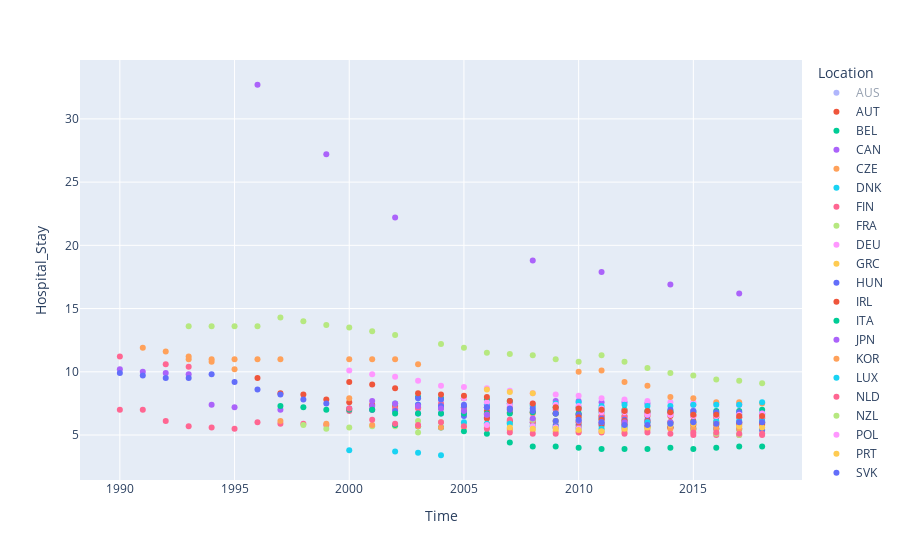

Source (notebook cell):
### Code cell
fig = px.scatter(df_hihs, x="Time", y="Hospital_Stay", color="Location", hover_data=["Time", "Location"])
fig.show()

### Figure 1 — Plotly figure (JSON) as saved in the notebook; plotly's stock layout.template omitted (floating-point values rounded to 4 significant figures)
{"data": [{"customdata": [["AUS"], ["AUS"], ["AUS"], ["AUS"], ["AUS"], ["AUS"], ["AUS"], ["AUS"], ["AUS"], ["AUS"], ["AUS"], ["AUS"], ["AUS"], ["AUS"], ["AUS"], ["AUS"], ["AUS"], ["AUS"], ["AUS"], ["AUS"], ["AUS"], ["AUS"], ["AUS"]], "hovertemplate": "Location=%{customdata[0]}<br>Time=%{x}<br>Hospital_Stay=%{y}<extra></extra>", "legendgroup": "AUS", "marker": {"color": "#636efa", "symbol": "circle"}, "mode": "markers", "name": "AUS", "orientation": "v", "showlegend": true, "type": "scatter", "visible": "legendonly", "x": [1992, 1994, 1995, 1996, 1997, 1998, 1999, 2000, 2001, 2002, 2003, 2004, 2005, 2006, 2009, 2010, 2011, 2012, 2013, 2014, 2015, 2016, 2017], "xaxis": "x", "y": [6.6, 6.4, 6.5, 6.4, 6.2, 6.1, 6.2, 6.1, 6.2, 6.2, 6.1, 6.1, 6.0, 5.9, 5.1, 5.0, 4.9, 4.8, 4.7, 4.7, 4.2, 4.2, 4.1], "yaxis": "y"}, {"customdata": [["AUT"], ["AUT"], ["AUT"], ["AUT"], ["AUT"], ["AUT"], ["AUT"], ["AUT"], ["AUT"], ["AUT"], ["AUT"], ["AUT"], ["AUT"], ["AUT"], ["AUT"], ["AUT"], ["AUT"], ["AUT"], ["AUT"], ["AUT"], ["AUT"], ["AUT"], ["AUT"]], "hovertemplate": "Location=%{customdata[0]}<br>Time=%{x}<br>Hospital_Stay=%{y}<extra></extra>", "legendgroup": "AUT", "marker": {"color": "#EF553B", "symbol": "circle"}, "mode": "markers", "name": "AUT", "orientation": "v", "showlegend": true, "type": "scatter", "x": [1996, 1997, 1998, 1999, 2000, 2001, 2002, 2003, 2004, 2005, 2006, 2007, 2008, 2009, 2010, 2011, 2012, 2013, 2014, 2015, 2016, 2017, 2018], "xaxis": "x", "y": [9.5, 8.3, 8.2, 7.8, 7.6, 7.4, 7.3, 7.2, 7.2, 6.9, 6.9, 6.8, 6.8, 6.7, 6.6, 6.5, 6.5, 6.5, 6.5, 6.5, 6.4, 6.4, 6.3], "yaxis": "y"}, {"customdata": [["BEL"], ["BEL"], ["BEL"], ["BEL"], ["BEL"], ["BEL"], ["BEL"], ["BEL"], ["BEL"], ["BEL"], ["BEL"], ["BEL"], ["BEL"], ["BEL"], ["BEL"], ["BEL"]], "hovertemplate": "Location=%{customdata[0]}<br>Time=%{x}<br>Hospital_Stay=%{y}<extra></extra>", "legendgroup": "BEL", "marker": {"color": "#00cc96", "symbol": "circle"}, "mode": "markers", "name": "BEL", "orientation": "v", "showlegend": true, "type": "scatter", "x": [2003, 2004, 2005, 2006, 2007, 2008, 2009, 2010, 2011, 2012, 2013, 2014, 2015, 2016, 2017, 2018], "xaxis": "x", "y": [8.0, 7.9, 7.9, 7.8, 7.7, 7.4, 7.2, 7.2, 7.1, 7.0, 6.9, 6.9, 6.8, 6.7, 6.6, 6.6], "yaxis": "y"}, {"customdata": [["CAN"], ["CAN"], ["CAN"], ["CAN"], ["CAN"], ["CAN"], ["CAN"], ["CAN"], ["CAN"], ["CAN"], ["CAN"], ["CAN"], ["CAN"], ["CAN"], ["CAN"], ["CAN"], ["CAN"], ["CAN"], ["CAN"], ["CAN"]], "hovertemplate": "Location=%{customdata[0]}<br>Time=%{x}<br>Hospital_Stay=%{y}<extra></extra>", "legendgroup": "CAN", "marker": {"color": "#ab63fa", "symbol": "circle"}, "mode": "markers", "name": "CAN", "orientation": "v", "showlegend": true, "type": "scatter", "x": [1990, 1991, 1992, 1993, 1994, 1995, 1997, 2001, 2003, 2004, 2005, 2006, 2007, 2009, 2010, 2011, 2012, 2013, 2015, 2017], "xaxis": "x", "y": [10.2, 10.0, 9.9, 9.8, 7.4, 7.2, 7.0, 7.3, 7.3, 7.3, 7.2, 7.4, 7.5, 7.7, 7.7, 7.6, 7.6, 7.5, 7.4, 7.4], "yaxis": "y"}, {"customdata": [["CZE"], ["CZE"], ["CZE"], ["CZE"], ["CZE"], ["CZE"], ["CZE"], ["CZE"], ["CZE"], ["CZE"], ["CZE"], ["CZE"], ["CZE"], ["CZE"], ["CZE"], ["CZE"], ["CZE"], ["CZE"], ["CZE"]], "hovertemplate": "Location=%{customdata[0]}<br>Time=%{x}<br>Hospital_Stay=%{y}<extra></extra>", "legendgroup": "CZE", "marker": {"color": "#FFA15A", "symbol": "circle"}, "mode": "markers", "name": "CZE", "orientation": "v", "showlegend": true, "type": "scatter", "x": [1991, 1992, 1993, 1994, 1995, 2000, 2005, 2007, 2008, 2009, 2010, 2011, 2012, 2013, 2014, 2015, 2016, 2017, 2018], "xaxis": "x", "y": [11.9, 11.6, 11.2, 10.8, 10.2, 7.9, 7.9, 7.0, 6.7, 6.7, 6.6, 6.4, 6.2, 6.0, 6.0, 5.9, 5.9, 5.8, 5.8], "yaxis": "y"}, {"customdata": [["DNK"], ["DNK"], ["DNK"], ["DNK"]], "hovertemplate": "Location=%{customdata[0]}<br>Time=%{x}<br>Hospital_Stay=%{y}<extra></extra>", "legendgroup": "DNK", "marker": {"color": "#19d3f3", "symbol": "circle"}, "mode": "markers", "name": "DNK", "orientation": "v", "showlegend": true, "type": "scatter", "x": [2000, 2002, 2003, 2004], "xaxis": "x", "y": [3.8, 3.7, 3.6, 3.4], "yaxis": "y"}, {"customdata": [["FIN"], ["FIN"], ["FIN"], ["FIN"], ["FIN"], ["FIN"], ["FIN"], ["FIN"], ["FIN"], ["FIN"], ["FIN"], ["FIN"], ["FIN"], ["FIN"], ["FIN"], ["FIN"], ["FIN"], ["FIN"], ["FIN"], ["FIN"], ["FIN"], ["FIN"], ["FIN"], ["FIN"], ["FIN"], ["FIN"], ["FIN"], ["FIN"]], "hovertemplate": "Location=%{customdata[0]}<br>Time=%{x}<br>Hospital_Stay=%{y}<extra></extra>", "legendgroup": "FIN", "marker": {"color": "#FF6692", "symbol": "circle"}, "mode": "markers", "name": "FIN", "orientation": "v", "showlegend": true, "type": "scatter", "x": [1990, 1991, 1992, 1993, 1994, 1995, 1996, 1997, 1998, 1999, 2000, 2001, 2002, 2003, 2004, 2005, 2006, 2007, 2009, 2010, 2011, 2012, 2013, 2014, 2015, 2016, 2017, 2018], "xaxis": "x", "y": [7.0, 7.0, 6.1, 5.7, 5.6, 5.5, 6.0, 5.9, 5.9, 5.8, 6.9, 7.0, 7.1, 7.1, 7.1, 7.1, 7.2, 7.2, 7.0, 7.0, 6.9, 6.9, 6.8, 6.7, 6.6, 6.5, 6.4, 6.4], "yaxis": "y"}, {"customdata": [["FRA"], ["FRA"], ["FRA"], ["FRA"], ["FRA"], ["FRA"], ["FRA"], ["FRA"], ["FRA"], ["FRA"], ["FRA"], ["FRA"], ["FRA"], ["FRA"], ["FRA"], ["FRA"], ["FRA"], ["FRA"], ["FRA"], ["FRA"], ["FRA"]], "hovertemplate": "Location=%{customdata[0]}<br>Time=%{x}<br>Hospital_Stay=%{y}<extra></extra>", "legendgroup": "FRA", "marker": {"color": "#B6E880", "symbol": "circle"}, "mode": "markers", "name": "FRA", "orientation": "v", "showlegend": true, "type": "scatter", "x": [1998, 1999, 2000, 2001, 2002, 2003, 2004, 2005, 2006, 2007, 2008, 2009, 2010, 2011, 2012, 2013, 2014, 2015, 2016, 2017, 2018], "xaxis": "x", "y": [5.8, 5.5, 5.6, 5.7, 5.7, 6.1, 6.0, 5.9, 5.9, 5.9, 5.8, 5.7, 5.8, 5.7, 5.7, 5.6, 5.6, 5.6, 5.5, 5.4, 5.4], "yaxis": "y"}, {"customdata": [["DEU"], ["DEU"], ["DEU"], ["DEU"], ["DEU"], ["DEU"], ["DEU"], ["DEU"], ["DEU"], ["DEU"], ["DEU"], ["DEU"], ["DEU"], ["DEU"], ["DEU"], ["DEU"], ["DEU"], ["DEU"]], "hovertemplate": "Location=%{customdata[0]}<br>Time=%{x}<br>Hospital_Stay=%{y}<extra></extra>", "legendgroup": "DEU", "marker": {"color": "#FF97FF", "symbol": "circle"}, "mode": "markers", "name": "DEU", "orientation": "v", "showlegend": true, "type": "scatter", "x": [2000, 2001, 2002, 2003, 2004, 2005, 2006, 2007, 2008, 2009, 2010, 2011, 2012, 2013, 2014, 2015, 2016, 2017], "xaxis": "x", "y": [10.1, 9.8, 9.6, 9.3, 8.9, 8.8, 8.7, 8.5, 8.3, 8.2, 8.1, 7.9, 7.8, 7.7, 7.6, 7.6, 7.5, 7.5], "yaxis": "y"}, {"customdata": [["GRC"], ["GRC"], ["GRC"], ["GRC"], ["GRC"], ["GRC"], ["GRC"], ["GRC"], ["GRC"], ["GRC"]], "hovertemplate": "Location=%{customdata[0]}<br>Time=%{x}<br>Hospital_Stay=%{y}<extra></extra>", "legendgroup": "GRC", "marker": {"color": "#FECB52", "symbol": "circle"}, "mode": "markers", "name": "GRC", "orientation": "v", "showlegend": true, "type": "scatter", "x": [2005, 2006, 2007, 2008, 2009, 2010, 2011, 2012, 2013, 2014], "xaxis": "x", "y": [5.6, 5.8, 5.4, 5.4, 5.3, 5.3, 5.4, 5.2, 5.6, 5.6], "yaxis": "y"}, {"customdata": [["HUN"], ["HUN"], ["HUN"], ["HUN"], ["HUN"], ["HUN"], ["HUN"], ["HUN"], ["HUN"], ["HUN"], ["HUN"], ["HUN"], ["HUN"], ["HUN"], ["HUN"], ["HUN"], ["HUN"], ["HUN"], ["HUN"], ["HUN"], ["HUN"], ["HUN"], ["HUN"], ["HUN"], ["HUN"], ["HUN"], ["HUN"], ["HUN"], ["HUN"]], "hovertemplate": "Location=%{customdata[0]}<br>Time=%{x}<br>Hospital_Stay=%{y}<extra></extra>", "legendgroup": "HUN", "marker": {"color": "#636efa", "symbol": "circle"}, "mode": "markers", "name": "HUN", "orientation": "v", "showlegend": true, "type": "scatter", "x": [1990, 1991, 1992, 1993, 1994, 1995, 1996, 1997, 1998, 1999, 2000, 2001, 2002, 2003, 2004, 2005, 2006, 2007, 2008, 2009, 2010, 2011, 2012, 2013, 2014, 2015, 2016, 2017, 2018], "xaxis": "x", "y": [9.9, 9.7, 9.5, 9.5, 9.8, 9.2, 8.6, 8.2, 7.8, 7.5, 7.1, 7.0, 6.9, 6.7, 6.7, 6.5, 6.4, 6.0, 6.0, 5.8, 5.8, 5.8, 5.8, 5.7, 5.6, 5.5, 5.5, 5.5, 5.4], "yaxis": "y"}, {"customdata": [["IRL"], ["IRL"], ["IRL"], ["IRL"], ["IRL"], ["IRL"], ["IRL"], ["IRL"], ["IRL"], ["IRL"], ["IRL"], ["IRL"], ["IRL"]], "hovertemplate": "Location=%{customdata[0]}<br>Time=%{x}<br>Hospital_Stay=%{y}<extra></extra>", "legendgroup": "IRL", "marker": {"color": "#EF553B", "symbol": "circle"}, "mode": "markers", "name": "IRL", "orientation": "v", "showlegend": true, "type": "scatter", "x": [2006, 2007, 2008, 2009, 2010, 2011, 2012, 2013, 2014, 2015, 2016, 2017, 2018], "xaxis": "x", "y": [6.3, 6.1, 6.2, 6.1, 6.0, 5.9, 5.9, 5.7, 5.6, 5.8, 5.8, 5.9, 5.9], "yaxis": "y"}, {"customdata": [["ITA"], ["ITA"], ["ITA"], ["ITA"], ["ITA"], ["ITA"], ["ITA"], ["ITA"], ["ITA"], ["ITA"], ["ITA"], ["ITA"], ["ITA"], ["ITA"], ["ITA"], ["ITA"], ["ITA"], ["ITA"], ["ITA"], ["ITA"], ["ITA"], ["ITA"]], "hovertemplate": "Location=%{customdata[0]}<br>Time=%{x}<br>Hospital_Stay=%{y}<extra></extra>", "legendgroup": "ITA", "marker": {"color": "#00cc96", "symbol": "circle"}, "mode": "markers", "name": "ITA", "orientation": "v", "showlegend": true, "type": "scatter", "x": [1997, 1998, 1999, 2000, 2001, 2002, 2003, 2004, 2005, 2006, 2007, 2008, 2009, 2010, 2011, 2012, 2013, 2014, 2015, 2016, 2017, 2018], "xaxis": "x", "y": [7.3, 7.2, 7.0, 7.0, 7.0, 6.7, 6.7, 6.7, 6.7, 6.7, 6.7, 6.8, 6.7, 6.7, 6.8, 6.8, 6.8, 6.8, 6.9, 6.9, 6.9, 7.0], "yaxis": "y"}, {"customdata": [["JPN"], ["JPN"], ["JPN"], ["JPN"], ["JPN"], ["JPN"], ["JPN"]], "hovertemplate": "Location=%{customdata[0]}<br>Time=%{x}<br>Hospital_Stay=%{y}<extra></extra>", "legendgroup": "JPN", "marker": {"color": "#ab63fa", "symbol": "circle"}, "mode": "markers", "name": "JPN", "orientation": "v", "showlegend": true, "type": "scatter", "x": [1996, 1999, 2002, 2008, 2011, 2014, 2017], "xaxis": "x", "y": [32.7, 27.2, 22.2, 18.8, 17.9, 16.9, 16.2], "yaxis": "y"}, {"customdata": [["KOR"], ["KOR"], ["KOR"], ["KOR"], ["KOR"], ["KOR"], ["KOR"], ["KOR"], ["KOR"], ["KOR"], ["KOR"], ["KOR"], ["KOR"], ["KOR"], ["KOR"], ["KOR"], ["KOR"], ["KOR"]], "hovertemplate": "Location=%{customdata[0]}<br>Time=%{x}<br>Hospital_Stay=%{y}<extra></extra>", "legendgroup": "KOR", "marker": {"color": "#FFA15A", "symbol": "circle"}, "mode": "markers", "name": "KOR", "orientation": "v", "showlegend": true, "type": "scatter", "x": [1993, 1994, 1995, 1996, 1997, 2000, 2001, 2002, 2003, 2010, 2011, 2012, 2013, 2014, 2015, 2016, 2017, 2018], "xaxis": "x", "y": [11.0, 11.0, 11.0, 11.0, 11.0, 11.0, 11.0, 11.0, 10.6, 10.0, 10.1, 9.2, 8.9, 8.0, 7.9, 7.6, 7.6, 7.5], "yaxis": "y"}, {"customdata": [["LUX"], ["LUX"], ["LUX"], ["LUX"], ["LUX"], ["LUX"], ["LUX"], ["LUX"], ["LUX"], ["LUX"], ["LUX"], ["LUX"], ["LUX"], ["LUX"], ["LUX"], ["LUX"], ["LUX"]], "hovertemplate": "Location=%{customdata[0]}<br>Time=%{x}<br>Hospital_Stay=%{y}<extra></extra>", "legendgroup": "LUX", "marker": {"color": "#19d3f3", "symbol": "circle"}, "mode": "markers", "name": "LUX", "orientation": "v", "showlegend": true, "type": "scatter", "x": [2002, 2003, 2004, 2005, 2006, 2007, 2008, 2009, 2010, 2011, 2012, 2013, 2014, 2015, 2016, 2017, 2018], "xaxis": "x", "y": [7.5, 7.4, 7.2, 7.2, 7.4, 7.5, 7.3, 7.5, 7.6, 7.3, 7.4, 7.3, 7.3, 7.4, 7.4, 7.4, 7.6], "yaxis": "y"}, {"customdata": [["NLD"], ["NLD"], ["NLD"], ["NLD"], ["NLD"], ["NLD"], ["NLD"], ["NLD"], ["NLD"], ["NLD"], ["NLD"], ["NLD"], ["NLD"], ["NLD"], ["NLD"], ["NLD"], ["NLD"], ["NLD"]], "hovertemplate": "Location=%{customdata[0]}<br>Time=%{x}<br>Hospital_Stay=%{y}<extra></extra>", "legendgroup": "NLD", "marker": {"color": "#FF6692", "symbol": "circle"}, "mode": "markers", "name": "NLD", "orientation": "v", "showlegend": true, "type": "scatter", "x": [1990, 1992, 1993, 2004, 2005, 2006, 2007, 2008, 2009, 2010, 2011, 2012, 2013, 2014, 2015, 2016, 2017, 2018], "xaxis": "x", "y": [11.2, 10.6, 10.4, 7.5, 7.2, 6.6, 6.2, 6.0, 5.6, 5.6, 6.5, 6.4, 6.7, 6.7, 5.0, 5.0, 5.0, 5.1], "yaxis": "y"}, {"customdata": [["NZL"], ["NZL"], ["NZL"], ["NZL"], ["NZL"], ["NZL"], ["NZL"], ["NZL"], ["NZL"], ["NZL"], ["NZL"]], "hovertemplate": "Location=%{customdata[0]}<br>Time=%{x}<br>Hospital_Stay=%{y}<extra></extra>", "legendgroup": "NZL", "marker": {"color": "#B6E880", "symbol": "circle"}, "mode": "markers", "name": "NZL", "orientation": "v", "showlegend": true, "type": "scatter", "x": [2003, 2007, 2008, 2009, 2010, 2011, 2012, 2013, 2015, 2016, 2017], "xaxis": "x", "y": [5.2, 5.9, 6.2, 6.1, 6.1, 6.2, 6.0, 5.6, 5.4, 5.1, 5.0], "yaxis": "y"}, {"customdata": [["POL"], ["POL"], ["POL"], ["POL"], ["POL"], ["POL"], ["POL"], ["POL"], ["POL"], ["POL"], ["POL"], ["POL"], ["POL"], ["POL"]], "hovertemplate": "Location=%{customdata[0]}<br>Time=%{x}<br>Hospital_Stay=%{y}<extra></extra>", "legendgroup": "POL", "marker": {"color": "#FF97FF", "symbol": "circle"}, "mode": "markers", "name": "POL", "orientation": "v", "showlegend": true, "type": "scatter", "x": [2005, 2006, 2007, 2008, 2009, 2010, 2011, 2012, 2013, 2014, 2015, 2016, 2017, 2018], "xaxis": "x", "y": [7.9, 7.6, 7.4, 7.5, 7.4, 7.3, 7.1, 6.8, 6.7, 6.6, 6.9, 6.7, 6.6, 6.5], "yaxis": "y"}, {"customdata": [["PRT"], ["PRT"], ["PRT"]], "hovertemplate": "Location=%{customdata[0]}<br>Time=%{x}<br>Hospital_Stay=%{y}<extra></extra>", "legendgroup": "PRT", "marker": {"color": "#FECB52", "symbol": "circle"}, "mode": "markers", "name": "PRT", "orientation": "v", "showlegend": true, "type": "scatter", "x": [2006, 2007, 2008], "xaxis": "x", "y": [8.6, 8.4, 8.3], "yaxis": "y"}, {"customdata": [["SVK"], ["SVK"], ["SVK"], ["SVK"], ["SVK"], ["SVK"], ["SVK"], ["SVK"], ["SVK"], ["SVK"], ["SVK"], ["SVK"], ["SVK"], ["SVK"], ["SVK"], ["SVK"]], "hovertemplate": "Location=%{customdata[0]}<br>Time=%{x}<br>Hospital_Stay=%{y}<extra></extra>", "legendgroup": "SVK", "marker": {"color": "#636efa", "symbol": "circle"}, "mode": "markers", "name": "SVK", "orientation": "v", "showlegend": true, "type": "scatter", "x": [2003, 2004, 2005, 2006, 2007, 2008, 2009, 2010, 2011, 2012, 2013, 2014, 2015, 2016, 2017, 2018], "xaxis": "x", "y": [7.4, 7.3, 7.3, 7.2, 7.0, 6.9, 6.7, 6.6, 6.3, 6.2, 6.2, 7.0, 6.9, 6.8, 6.8, 6.7], "yaxis": "y"}, {"customdata": [["ESP"], ["ESP"], ["ESP"], ["ESP"], ["ESP"], ["ESP"], ["ESP"], ["ESP"], ["ESP"]], "hovertemplate": "Location=%{customdata[0]}<br>Time=%{x}<br>Hospital_Stay=%{y}<extra></extra>", "legendgroup": "ESP", "marker": {"color": "#EF553B", "symbol": "circle"}, "mode": "markers", "name": "ESP", "orientation": "v", "showlegend": true, "type": "scatter", "x": [2010, 2011, 2012, 2013, 2014, 2015, 2016, 2017, 2018], "xaxis": "x", "y": [6.4, 6.2, 6.1, 6.1, 6.0, 6.1, 6.0, 6.0, 6.0], "yaxis": "y"}, {"customdata": [["TUR"], ["TUR"], ["TUR"], ["TUR"], ["TUR"], ["TUR"], ["TUR"], ["TUR"], ["TUR"], ["TUR"], ["TUR"], ["TUR"], ["TUR"], ["TUR"], ["TUR"], ["TUR"], ["TUR"]], "hovertemplate": "Location=%{customdata[0]}<br>Time=%{x}<br>Hospital_Stay=%{y}<extra></extra>", "legendgroup": "TUR", "marker": {"color": "#00cc96", "symbol": "circle"}, "mode": "markers", "name": "TUR", "orientation": "v", "showlegend": true, "type": "scatter", "x": [2002, 2003, 2004, 2005, 2006, 2007, 2008, 2009, 2010, 2011, 2012, 2013, 2014, 2015, 2016, 2017, 2018], "xaxis": "x", "y": [5.8, 5.7, 5.6, 5.3, 5.1, 4.4, 4.1, 4.1, 4.0, 3.9, 3.9, 3.9, 4.0, 3.9, 4.0, 4.1, 4.1], "yaxis": "y"}, {"customdata": [["GBR"], ["GBR"], ["GBR"], ["GBR"], ["GBR"], ["GBR"], ["GBR"], ["GBR"], ["GBR"], ["GBR"], ["GBR"], ["GBR"]], "hovertemplate": "Location=%{customdata[0]}<br>Time=%{x}<br>Hospital_Stay=%{y}<extra></extra>", "legendgroup": "GBR", "marker": {"color": "#ab63fa", "symbol": "circle"}, "mode": "markers", "name": "GBR", "orientation": "v", "showlegend": true, "type": "scatter", "x": [2001, 2002, 2003, 2004, 2005, 2006, 2008, 2010, 2011, 2012, 2013, 2014], "xaxis": "x", "y": [7.7, 7.5, 7.3, 7.1, 6.9, 6.6, 6.3, 6.1, 6.0, 6.0, 6.0, 6.0], "yaxis": "y"}, {"customdata": [["USA"], ["USA"], ["USA"], ["USA"], ["USA"], ["USA"], ["USA"], ["USA"], ["USA"], ["USA"], ["USA"], ["USA"], ["USA"]], "hovertemplate": "Location=%{customdata[0]}<br>Time=%{x}<br>Hospital_Stay=%{y}<extra></extra>", "legendgroup": "USA", "marker": {"color": "#FFA15A", "symbol": "circle"}, "mode": "markers", "name": "USA", "orientation": "v", "showlegend": true, "type": "scatter", "x": [1997, 1999, 2001, 2003, 2004, 2006, 2007, 2012, 2013, 2014, 2015, 2016, 2017], "xaxis": "x", "y": [6.1, 5.9, 5.8, 5.7, 5.6, 5.6, 5.5, 5.4, 5.4, 5.5, 5.5, 5.5, 5.5], "yaxis": "y"}, {"customdata": [["EST"], ["EST"], ["EST"], ["EST"], ["EST"], ["EST"], ["EST"], ["EST"], ["EST"], ["EST"], ["EST"], ["EST"], ["EST"], ["EST"]], "hovertemplate": "Location=%{customdata[0]}<br>Time=%{x}<br>Hospital_Stay=%{y}<extra></extra>", "legendgroup": "EST", "marker": {"color": "#19d3f3", "symbol": "circle"}, "mode": "markers", "name": "EST", "orientation": "v", "showlegend": true, "type": "scatter", "x": [2005, 2006, 2007, 2008, 2009, 2010, 2011, 2012, 2013, 2014, 2015, 2016, 2017, 2018], "xaxis": "x", "y": [6.0, 5.9, 5.9, 5.7, 5.6, 5.5, 5.5, 5.6, 6.0, 5.9, 6.0, 6.1, 6.1, 6.1], "yaxis": "y"}, {"customdata": [["ISR"], ["ISR"], ["ISR"], ["ISR"], ["ISR"], ["ISR"], ["ISR"], ["ISR"], ["ISR"], ["ISR"], ["ISR"], ["ISR"], ["ISR"], ["ISR"], ["ISR"], ["ISR"], ["ISR"], ["ISR"], ["ISR"]], "hovertemplate": "Location=%{customdata[0]}<br>Time=%{x}<br>Hospital_Stay=%{y}<extra></extra>", "legendgroup": "ISR", "marker": {"color": "#FF6692", "symbol": "circle"}, "mode": "markers", "name": "ISR", "orientation": "v", "showlegend": true, "type": "scatter", "x": [2000, 2001, 2002, 2003, 2004, 2005, 2006, 2007, 2008, 2009, 2010, 2011, 2012, 2013, 2014, 2015, 2016, 2017, 2018], "xaxis": "x", "y": [7.1, 6.2, 5.9, 5.8, 6.0, 5.7, 5.5, 5.2, 5.1, 5.1, 5.2, 5.2, 5.1, 5.2, 5.1, 5.2, 5.2, 5.1, 5.0], "yaxis": "y"}, {"customdata": [["RUS"], ["RUS"], ["RUS"], ["RUS"], ["RUS"], ["RUS"], ["RUS"], ["RUS"], ["RUS"], ["RUS"], ["RUS"], ["RUS"], ["RUS"], ["RUS"], ["RUS"], ["RUS"], ["RUS"], ["RUS"], ["RUS"], ["RUS"], ["RUS"], ["RUS"], ["RUS"], ["RUS"], ["RUS"]], "hovertemplate": "Location=%{customdata[0]}<br>Time=%{x}<br>Hospital_Stay=%{y}<extra></extra>", "legendgroup": "RUS", "marker": {"color": "#B6E880", "symbol": "circle"}, "mode": "markers", "name": "RUS", "orientation": "v", "showlegend": true, "type": "scatter", "x": [1993, 1994, 1995, 1996, 1997, 1998, 1999, 2000, 2001, 2002, 2004, 2005, 2006, 2007, 2008, 2009, 2010, 2011, 2012, 2013, 2014, 2015, 2016, 2017, 2018], "xaxis": "x", "y": [13.6, 13.6, 13.6, 13.6, 14.3, 14.0, 13.7, 13.5, 13.2, 12.9, 12.2, 11.9, 11.5, 11.4, 11.3, 11.0, 10.8, 11.3, 10.8, 10.3, 9.9, 9.7, 9.4, 9.3, 9.1], "yaxis": "y"}, {"customdata": [["SVN"], ["SVN"], ["SVN"], ["SVN"], ["SVN"], ["SVN"], ["SVN"], ["SVN"], ["SVN"], ["SVN"], ["SVN"], ["SVN"]], "hovertemplate": "Location=%{customdata[0]}<br>Time=%{x}<br>Hospital_Stay=%{y}<extra></extra>", "legendgroup": "SVN", "marker": {"color": "#FF97FF", "symbol": "circle"}, "mode": "markers", "name": "SVN", "orientation": "v", "showlegend": true, "type": "scatter", "x": [2006, 2008, 2009, 2010, 2011, 2012, 2013, 2014, 2015, 2016, 2017, 2018], "xaxis": "x", "y": [5.8, 5.7, 5.6, 5.5, 6.8, 6.9, 6.6, 6.6, 6.5, 6.5, 6.6, 6.7], "yaxis": "y"}, {"customdata": [["ISL"], ["ISL"], ["ISL"], ["ISL"], ["ISL"], ["ISL"], ["ISL"], ["ISL"], ["ISL"], ["ISL"], ["ISL"], ["ISL"]], "hovertemplate": "Location=%{customdata[0]}<br>Time=%{x}<br>Hospital_Stay=%{y}<extra></extra>", "legendgroup": "ISL", "marker": {"color": "#FECB52", "symbol": "circle"}, "mode": "markers", "name": "ISL", "orientation": "v", "showlegend": true, "type": "scatter", "x": [2007, 2008, 2009, 2010, 2011, 2012, 2013, 2014, 2015, 2016, 2017, 2018], "xaxis": "x", "y": [5.6, 5.5, 5.5, 5.4, 5.3, 5.5, 5.6, 5.8, 5.9, 5.9, 5.7, 5.6], "yaxis": "y"}, {"customdata": [["LVA"], ["LVA"], ["LVA"], ["LVA"], ["LVA"], ["LVA"], ["LVA"], ["LVA"], ["LVA"], ["LVA"], ["LVA"], ["LVA"], ["LVA"], ["LVA"], ["LVA"], ["LVA"]], "hovertemplate": "Location=%{customdata[0]}<br>Time=%{x}<br>Hospital_Stay=%{y}<extra></extra>", "legendgroup": "LVA", "marker": {"color": "#636efa", "symbol": "circle"}, "mode": "markers", "name": "LVA", "orientation": "v", "showlegend": true, "type": "scatter", "x": [2003, 2004, 2005, 2006, 2007, 2008, 2009, 2010, 2011, 2012, 2013, 2014, 2015, 2016, 2017, 2018], "xaxis": "x", "y": [7.9, 7.8, 7.4, 7.2, 7.1, 7.1, 6.1, 6.2, 6.0, 5.8, 5.8, 5.9, 6.0, 5.9, 6.0, 6.0], "yaxis": "y"}, {"customdata": [["LTU"], ["LTU"], ["LTU"], ["LTU"], ["LTU"], ["LTU"], ["LTU"], ["LTU"], ["LTU"], ["LTU"], ["LTU"], ["LTU"], ["LTU"], ["LTU"], ["LTU"], ["LTU"], ["LTU"], ["LTU"], ["LTU"]], "hovertemplate": "Location=%{customdata[0]}<br>Time=%{x}<br>Hospital_Stay=%{y}<extra></extra>", "legendgroup": "LTU", "marker": {"color": "#EF553B", "symbol": "circle"}, "mode": "markers", "name": "LTU", "orientation": "v", "showlegend": true, "type": "scatter", "x": [2000, 2001, 2002, 2003, 2004, 2005, 2006, 2007, 2008, 2009, 2010, 2011, 2012, 2013, 2014, 2015, 2016, 2017, 2018], "xaxis": "x", "y": [9.2, 9.0, 8.7, 8.3, 8.2, 8.1, 8.0, 7.7, 7.5, 7.2, 7.1, 7.0, 6.9, 6.9, 6.8, 6.6, 6.6, 6.5, 6.5], "yaxis": "y"}], "layout": {"autosize": true, "legend": {"title": {"text": "Location"}, "tracegroupgap": 0}, "margin": {"t": 60}, "xaxis": {"anchor": "y", "autorange": true, "domain": [0, 1], "range": [1988.0, 2020.0], "title": {"text": "Time"}, "type": "linear"}, "yaxis": {"anchor": "x", "autorange": true, "domain": [0, 1], "range": [1.131, 34.97], "title": {"text": "Hospital_Stay"}, "type": "linear"}}}
